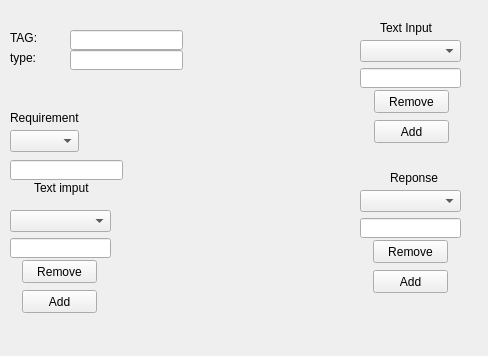
<?xml version="1.0" encoding="UTF-8"?>
<ui version="4.0">
 <class>Form</class>
 <widget class="QWidget" name="Form">
  <property name="geometry">
   <rect>
    <x>0</x>
    <y>0</y>
    <width>488</width>
    <height>356</height>
   </rect>
  </property>
  <property name="windowTitle">
   <string>Form</string>
  </property>
  <widget class="QLineEdit" name="tag_inp">
   <property name="geometry">
    <rect>
     <x>70</x>
     <y>30</y>
     <width>113</width>
     <height>20</height>
    </rect>
   </property>
  </widget>
  <widget class="QLabel" name="tag_text">
   <property name="geometry">
    <rect>
     <x>10</x>
     <y>30</y>
     <width>47</width>
     <height>16</height>
    </rect>
   </property>
   <property name="text">
    <string>TAG:</string>
   </property>
  </widget>
  <widget class="QLineEdit" name="type_inp">
   <property name="geometry">
    <rect>
     <x>70</x>
     <y>50</y>
     <width>113</width>
     <height>20</height>
    </rect>
   </property>
  </widget>
  <widget class="QLabel" name="tag_text_2">
   <property name="geometry">
    <rect>
     <x>10</x>
     <y>50</y>
     <width>47</width>
     <height>16</height>
    </rect>
   </property>
   <property name="text">
    <string>type:</string>
   </property>
  </widget>
  <widget class="QLabel" name="tag_text_3">
   <property name="geometry">
    <rect>
     <x>380</x>
     <y>20</y>
     <width>71</width>
     <height>16</height>
    </rect>
   </property>
   <property name="text">
    <string>Text Input</string>
   </property>
  </widget>
  <widget class="QComboBox" name="inp_list">
   <property name="geometry">
    <rect>
     <x>360</x>
     <y>40</y>
     <width>101</width>
     <height>22</height>
    </rect>
   </property>
  </widget>
  <widget class="QLineEdit" name="inp_text">
   <property name="geometry">
    <rect>
     <x>360</x>
     <y>68</y>
     <width>101</width>
     <height>20</height>
    </rect>
   </property>
  </widget>
  <widget class="QPushButton" name="text_remove">
   <property name="geometry">
    <rect>
     <x>374</x>
     <y>90</y>
     <width>75</width>
     <height>23</height>
    </rect>
   </property>
   <property name="text">
    <string>Remove</string>
   </property>
  </widget>
  <widget class="QPushButton" name="text_add">
   <property name="geometry">
    <rect>
     <x>374</x>
     <y>120</y>
     <width>75</width>
     <height>23</height>
    </rect>
   </property>
   <property name="text">
    <string>Add</string>
   </property>
  </widget>
  <widget class="QLineEdit" name="response_text">
   <property name="geometry">
    <rect>
     <x>360</x>
     <y>218</y>
     <width>101</width>
     <height>20</height>
    </rect>
   </property>
  </widget>
  <widget class="QPushButton" name="response_add">
   <property name="geometry">
    <rect>
     <x>373</x>
     <y>270</y>
     <width>75</width>
     <height>23</height>
    </rect>
   </property>
   <property name="text">
    <string>Add</string>
   </property>
  </widget>
  <widget class="QLabel" name="tag_text_4">
   <property name="geometry">
    <rect>
     <x>390</x>
     <y>170</y>
     <width>71</width>
     <height>16</height>
    </rect>
   </property>
   <property name="text">
    <string>Reponse</string>
   </property>
  </widget>
  <widget class="QPushButton" name="response_remove">
   <property name="geometry">
    <rect>
     <x>373</x>
     <y>240</y>
     <width>75</width>
     <height>23</height>
    </rect>
   </property>
   <property name="text">
    <string>Remove</string>
   </property>
  </widget>
  <widget class="QComboBox" name="response_list">
   <property name="geometry">
    <rect>
     <x>360</x>
     <y>190</y>
     <width>101</width>
     <height>22</height>
    </rect>
   </property>
  </widget>
  <widget class="QLabel" name="label">
   <property name="geometry">
    <rect>
     <x>10</x>
     <y>110</y>
     <width>71</width>
     <height>16</height>
    </rect>
   </property>
   <property name="text">
    <string>Requirement</string>
   </property>
  </widget>
  <widget class="QComboBox" name="req_combo">
   <property name="geometry">
    <rect>
     <x>10</x>
     <y>130</y>
     <width>69</width>
     <height>22</height>
    </rect>
   </property>
  </widget>
  <widget class="QLineEdit" name="req_value">
   <property name="geometry">
    <rect>
     <x>10</x>
     <y>160</y>
     <width>113</width>
     <height>20</height>
    </rect>
   </property>
  </widget>
  <widget class="QLineEdit" name="req_inp_text">
   <property name="geometry">
    <rect>
     <x>10</x>
     <y>238</y>
     <width>101</width>
     <height>20</height>
    </rect>
   </property>
  </widget>
  <widget class="QPushButton" name="req_text_add">
   <property name="geometry">
    <rect>
     <x>22</x>
     <y>290</y>
     <width>75</width>
     <height>23</height>
    </rect>
   </property>
   <property name="text">
    <string>Add</string>
   </property>
  </widget>
  <widget class="QLabel" name="tag_text_5">
   <property name="geometry">
    <rect>
     <x>34</x>
     <y>180</y>
     <width>71</width>
     <height>16</height>
    </rect>
   </property>
   <property name="text">
    <string>Text imput</string>
   </property>
  </widget>
  <widget class="QPushButton" name="req_text_remove">
   <property name="geometry">
    <rect>
     <x>22</x>
     <y>260</y>
     <width>75</width>
     <height>23</height>
    </rect>
   </property>
   <property name="text">
    <string>Remove</string>
   </property>
  </widget>
  <widget class="QComboBox" name="req_inp_list">
   <property name="geometry">
    <rect>
     <x>10</x>
     <y>210</y>
     <width>101</width>
     <height>22</height>
    </rect>
   </property>
  </widget>
 </widget>
 <resources/>
 <connections/>
</ui>
